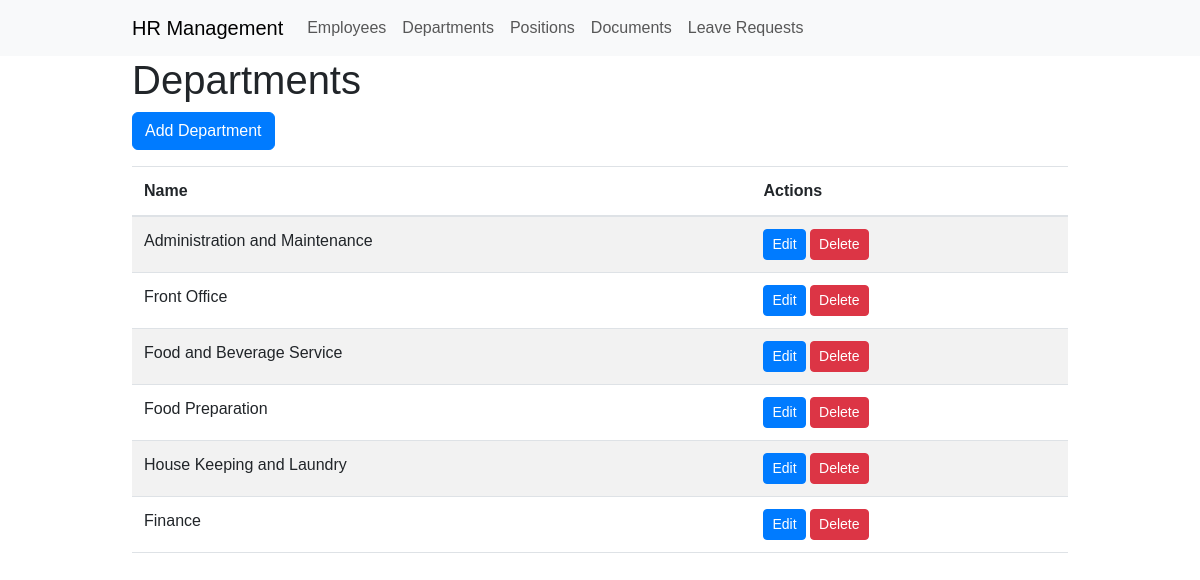
Screenshot of /departments/ with the database file from the repository.
### employee_management/models.py (models this page shows, shortened)
class Department(models.Model):
    name = models.CharField(max_length=50)

### employee_management/views.py (the view)
# urls.py: path('departments/', department_list, name='department_list'),
def department_list(request):
    departments = Department.objects.all()
    return render(request, 'department_list.html', {'departments': departments})

### employee_management/templates/department_list.html (shortened to what this page needs)
{% extends 'base.html' %}
{% block content %}
<h1>Departments</h1>
<a href="{% url 'department_create' %}" class="btn btn-primary mb-3">Add Department</a>
<table class="table table-striped">
    <thead>
        <tr>
            <th>Name</th>
            <th>Actions</th>
        </tr>
    </thead>
    <tbody>
        {% for department in departments %}
        <tr>
            <td>{{ department.name }}</td>
            <td>
                <a href="{% url 'department_update' pk=department.pk %}" class="btn btn-primary btn-sm">Edit</a>
                <a href="{% url 'department_delete' pk=department.pk %}" class="btn btn-danger btn-sm" onclick="return confirm('Are you sure you want to delete this department?')">Delete</a>
            </td>
        </tr>
        {% endfor %}
    </tbody>
</table>
{% endblock %}

### employee_management/static/css/style.css (style rules this page uses)
body { font-family: Arial, sans-serif; }
.btn-primary { background-color: #007bff; border-color: #007bff; }
.table-striped > tbody > tr:nth-of-type(odd) { background-color: #f9f9f9; }
.table > thead > tr > th, .table > tbody > tr > th, .table > tfoot > tr > th, .table > thead > tr > td, .table > tbody > tr > td, .table > tfoot > tr > td { border-top: 1px solid #dee2e6; padding: 0.75rem; vertical-align: top; border-bottom: 1px solid #dee2e6; }
.table > thead > tr > th { vertical-align: bottom; border-bottom: 2px solid #dee2e6; }

### rows the page displays
Department: name "Administration and Maintenance"
Department: name "Front Office"
Department: name "Food and Beverage Service"
Department: name "Food Preparation"
Department: name "House Keeping and Laundry"
Department: name "Finance"
